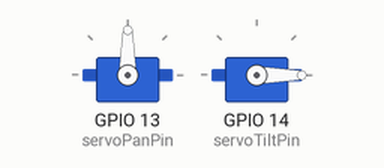
Simulated run of this sketch. Board: ESP32-S3. On the bench: 2 × servo. WiFi joins after 1.5 s; servers stay silent unless stated; what the sketch prints to the serial monitor is not drawn.

Above: at 0.1 s.
At 1.8 s:
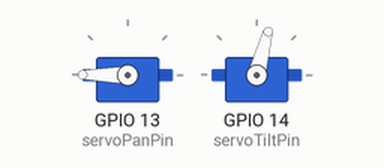
Timing chart, 0 to 3.3 s (numbered marks = the images above):
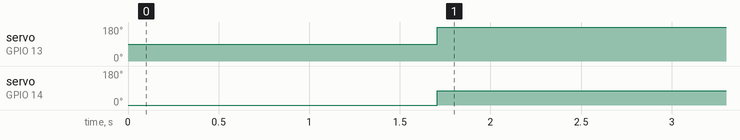

The sketch:

ESP32-S3-LiveStream-WebSockets-SmartHome-Security.ino
```cpp
#include <WiFiManager.h>
#include <WiFi.h>
#include <ArduinoWebsockets.h>
#include <ArduinoJson.h>
#include <ESP32Servo.h>

#define servoTiltPin 14 //change accordingly
#define servoPanPin 13 //change accordingly

int panValue = 0, tiltValue = 0;
int actualPan, actualTilt;
int wifi_timeout = 120; //120 seconds timeout
int wifi_connection_attempts = 0;

const char* websocket_server_host = "35.185.186.229";
const uint16_t websocket_server_port = 65080;
const size_t jsonBufferSize = 1024;

using namespace websockets;
WebsocketsClient controlClient;  //Websocket connection to /control path

Servo servoPan; //horizontal control
Servo servoTilt;//vertical control
void connectToServer(){
  while(!controlClient.connect(websocket_server_host, websocket_server_port, "/control")){
    delay(500);
    Serial.print(".");
    wifi_connection_attempts++;
    if(wifi_connection_attempts == 4){
      Serial.print("initiating ESP restart to refresh...");
      ESP.restart();
    }
  }
  Serial.println("Connected to control websocket server!");
}
void setup() {
  //WiFi.mode(WIFI_STA);
  WiFiManager wm;
  bool result;

  ESP32PWM::allocateTimer(0);
	ESP32PWM::allocateTimer(1);
	ESP32PWM::allocateTimer(2);
	ESP32PWM::allocateTimer(3);
  servoPan.setPeriodHertz(50);      // Standard 50hz servo
	servoTilt.setPeriodHertz(50);

  servoPan.attach(servoPanPin, 500, 2400);
  servoTilt.attach(servoTiltPin, 500, 2400);
  servoPan.write(90);
  servoTilt.write(0);
  Serial.begin(115200);

  wm.setConfigPortalTimeout(wifi_timeout);
  //wm.resetSettings();
  //wm.preloadWiFi("Walay Tulog","prinniegwapo");
  result = wm.autoConnect("ESP32CAM","12345678"); // password protected ap

  if(!result) {
    Serial.println("Failed to connect");
    //ESP.restart();
  }
  else{
    Serial.println("Connected to WiFi Successfully!");
  }

  connectToServer();
  controlClient.onMessage([&](WebsocketsMessage message){
    if (message.isText()) {
      Serial.print("Received JSON Message: ");
      Serial.println(message.data());
      DynamicJsonDocument doc(200);
      DeserializationError error = deserializeJson(doc, message.data());

      if (error) {
        Serial.print("JSON parsing error: ");
        Serial.println(error.c_str());
        return; // Handle the parsing error as needed
      }

      // Access JSON data
      panValue = doc["PAN"];
      tiltValue = doc["TILT"];

      Serial.print("PAN: ");
      Serial.print(panValue);

      Serial.print(", TILT: ");
      Serial.println(tiltValue);
    }
  });
}

void loop() {
  // put your main code here, to run repeatedly:
  if(controlClient.available()){
    controlClient.poll();
  } else {
    //Initiate ESP Restart to reconnect to server.
    Serial.println("Got disconnected from Control WebSocket Server, will try to reconnect...");
    connectToServer();
  }
  moveServo(panValue, tiltValue);
  delay(15);
}

void moveServo(int pan, int tilt){
  actualPan = 180 - pan;
  actualTilt = 75 - tilt;
  Serial.print("Actual Pan: ");
  Serial.print(actualPan);
  Serial.print(", Pan Received: ");
  Serial.println(pan);
  Serial.print("Actual Tilt: ");
  Serial.print(actualTilt);
  Serial.print(", Tilt Received: ");
  Serial.println(tilt);
  servoPan.write(actualPan);
  servoTilt.write(actualTilt);
}
```

Measured:
- by itself, servo on GPIO 13 (servoPanPin): 90° → 180° at 1.7 s
- by itself, servo on GPIO 14 (servoTiltPin): 0° → 75° at 1.7 s
